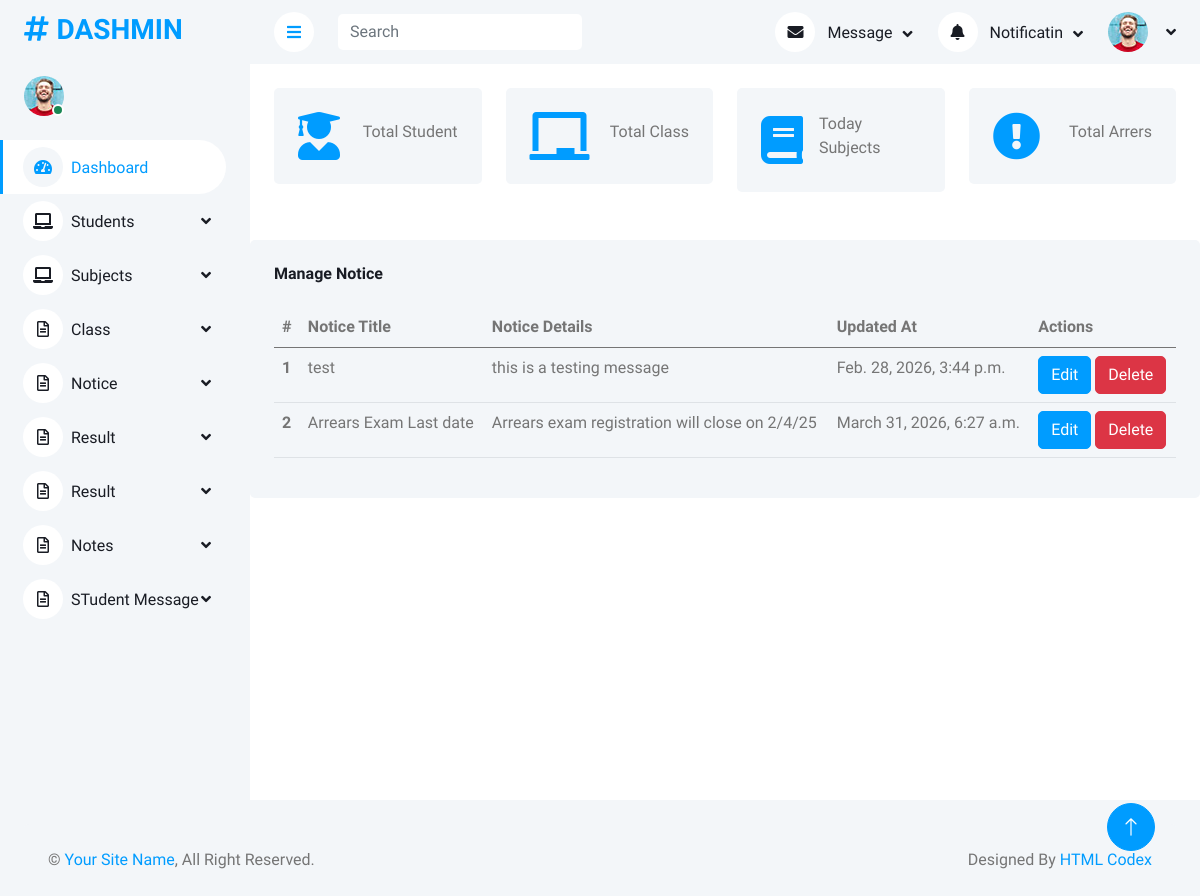
Screenshot of /manage/manage_notice/ with the database file from the repository.
### AdminApp/models.py (models this page shows, shortened)
class NoticeDb(models.Model):
    Notice_Title=models.TextField(null=True,blank=True)
    Notice_Details=models.TextField(null=True,blank=True)
    Created_At=models.DateTimeField(auto_now_add=True)
    Updated_At=models.DateTimeField(auto_now=True)

### AdminApp/views.py (the view)
# urls.py: path('manage_notice/',views.manage_notice,name='manage_notice'),
def manage_notice(request):
    data=NoticeDb.objects.all()
    return render(request,'Manage_Notice.html',{'data':data})

### AdminApp/templates/Manage_Notice.html (shortened to what this page needs)
<!DOCTYPE html>
{% extends 'Dashboard.html' %}
{% block content %}
<html lang="en">
<head>
</head>
<body>
    <div class="col-12 mt-5">
        <div class="bg-light rounded h-100 p-4">
            <h6 class="mb-4">Manage Notice</h6>
            <div class="table-responsive">
                <table class="table">
                    <thead>
                        <tr>
                            <th scope="col">#</th>
                            <th scope="col"> Notice Title</th>
                            <th scope="col">Notice Details</th>
                            <th scope="col">Updated At</th>
                            <th scope="col">Actions</th>
                        </tr>
                    </thead>
                    <tbody>
                        {% for s in data %}
                        <tr>
                            <th scope="row">{{ forloop.counter }}</th>
                            <td>{{ s.Notice_Title }}</td>
                            <td>{{ s.Notice_Details }}</td>
                            <td>{{ s.Updated_At }}</td>
                            <td><a href="#" class="btn btn-primary">Edit</a>
                                <a href="#" class="btn btn-danger">Delete</td>
                        </tr>
                        {% endfor%}
                    </tbody>
                </table>
            </div>
        </div>
    </div>
</body>
</html>
{% endblock %}

### AdminApp/static/assets/css/style.css (style rules this page uses)
:root { --primary: #009CFF; --light: #F3F6F9; --dark: #191C24; }
.btn { transition: .5s; }
.btn.btn-primary { color: #FFFFFF; }

### rows the page displays
NoticeDb: Notice_Title "test", Notice_Details "this is a testing message", Updated_At "Feb. 28, 2026, 3:44 p.m."
NoticeDb: Notice_Title "Arrears Exam Last date", Notice_Details "Arrears exam registration will close on 2/4/25", Updated_At "March 31, 2026, 6:27 a.m."
